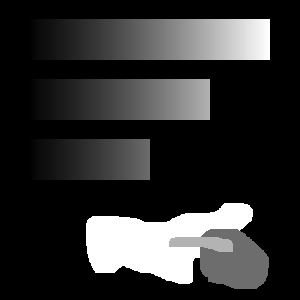
#> input picture images/TestIm2.png, 300 x 300 px
$ jupyter execute --allow-errors 6_Simple_features.ipynb
#> lines starting #> are read from the running program, lines starting #| are printed output that depends on the picture; after the words box and inside, x2 and y2 are one past the last pixel; in counts of white or black regions, pixels touching at a corner belong together
[cell 1]
import numpy as np
import cv2
import matplotlib.pyplot as plt
from scipy.signal import convolve2d
import utilis

# Exercise 6 - Simple features

Solving the correspondance problem in computer vision is done in a three step process:
- Recognize features in each image.
- Recognize patterns of features, that corresponds between each image. So called descriptors.
- Match the descriptors.

In this week we will focus on the features or key points in a single image. What is important is that such features should be recognizable even if the image is rotated, translated or enhanced - so that it is possible to find the same features in multiple images. One such good feature is a corner point, as in a corner the image gradient (describing how the color itensity changes in an area) is changing a lot when moving slightly away from the corner. Similarly edges can be a good, but not as poweful feature. Edges are however a more useful feature in many cases, as they are often required to navigate or detect more advanced structures.

Programming exercise: Harris corner detector

### Harris corner detection

Harris corner detection relies on calculating the "cornerness" of each area of an image, using $c(x,y) = g * \delta I(x,y)^2$. Where g is a gaussian kernel to blurr the image, making it less suseptable to noise, and the delta I is the gradient in a small area around a point x,y.

Using a first order taylor polynomial to approximate the gradient we get the average Hessian matrix: $c(x,y) = \delta^T * C(x,y) * \delta$.

delta is a small vector, representing a small shift away from x,y in any direction. The harrison metric is to look at $r(x,y) = det(C) - k * trace(C) = \lambda _1 \lambda _2 - k*(\lambda _1 + \lambda _2)$, where k is a free parameter, typically 0.06. r(x,y) is ...:
- r > 0: Corners (both large lambdas) - so the gradient moves a lot in both directions.
- r < 0: edges (one lambda big, one small) - so the gradient changes a lot more while moving along one axis then the other.
- Both lambdas small? Typically a flat area/surface.

#### 6.1 Gaussian kernel g

Size of gaussian filter is given by the 3, 4, or 5 sigma rule:
- How far do you want to extend the filter? To capture 100% of gaussian distribution you need (-inf, inf). But if you make it 2 * 5 * sigma (2 since you go on both sides of $\mu$), then you capture 99.7% of the distribution.

[cell 2]
# #smooth the image to reduce noise and avoid detecting false edges.

def gaussian_1D_kernel(sigma, rule=1):
    """
    Returns the 1D Gaussian kernel.

    Args:
        sigma: width of Gaussian kernel
        size (int): number of standard deviations to each side of the mean

    Returns:
        g: 1D Gaussian kernel
        gd: 1D Gaussian kernel derivative
    """
    if sigma == 0:
        return [1], [0]
    x = np.arange(-rule * sigma, rule * sigma + 1)
    g = gaussian(x,sigma)
    g = g / np.sum(g)  # normalize
    gd = gausDerivative(x,sigma)
    return g, gd

def gaussian(x,sigma):
    return np.exp(-x**2 / (2*sigma**2))

def gausDerivative(x,sigma):
    return -(x/sigma)*gaussian(x,sigma)

[cell 3]
sigma = 3
g, gd = gaussian_1D_kernel(sigma)
print(f"Gaussian kernel: {g.shape}\n{g}")
print(f"Gaussian kernel derivative: {gd.shape}\n{gd}")

[cell 4]
# Plotting as line plots
figure, ax = plt.subplots(1, 2, figsize=(10, 5))
ax[0].plot(g)
ax[0].set_title('Gaussian Kernel, g')
ax[1].plot(gd)
ax[1].set_title('Gaussian Kernel Derivative, gd')
plt.show()
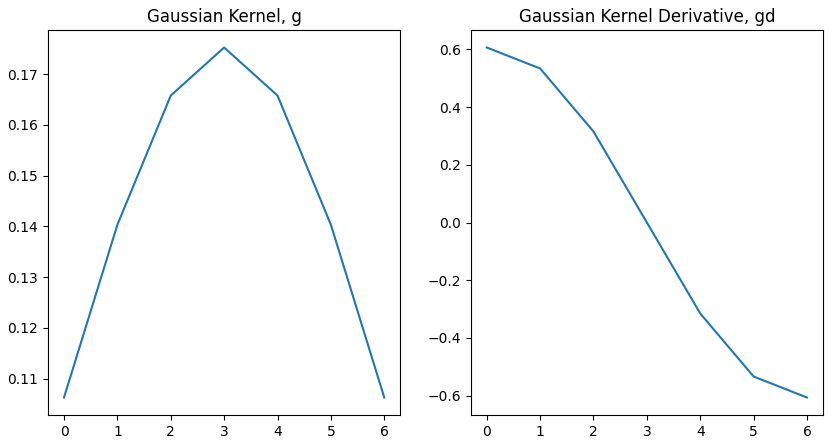
#> figure drawn by matplotlib, 2 panels

#### 6.2 Gaussian smoothing

The fact that gaussian is seperable, we can smooth one direction (x, y) at a time, using the same kernel, or different ones. The end result is not affected by the order of smoothings (commutative).

Getting the derivatives of an image can be done using the gaussian to blurr the image first: to make the image into a nice smooth differentiatable surface, and then using the derivative of the gaussian to differentiate the image. What is differentiating an image? It is to see how quickly the color intensity of the iamge changes in all directions => which is what we gain by using the gx kernel.

[cell 5]
# Apply the Gaussian kernel to the input image
def gaussian_smoothing(im, sigma):
    """
    Smooths the input image with a 1D Gaussian kernel.

    Args:
        im : input image
        sigma : width of Gaussian kernel

    Returns:
        I : smoothed image
        Ix : image derivative in x-direction
        Iy : image derivative in y-direction
    """
    g, gd = gaussian_1D_kernel(sigma)
    I = cv2.sepFilter2D(im, -1, g, g)
    Ix = cv2.sepFilter2D(im, -1, gd, g)
    Iy = cv2.sepFilter2D(im, -1, g, gd)
    return I, Ix, Iy

[cell 6]
im = "images/TestIm2.png"
im = cv2.imread(im, cv2.IMREAD_GRAYSCALE).astype(float)
#> im: shape (300, 300) float64; min 0, max 255, mean 47.6
sigma = 5
I, Ix, Iy = gaussian_smoothing(im, sigma)

# Display images
plt.imshow(I)
plt.title("Smoothed image")
plt.show()

plt.imshow(Ix)
plt.title("Image derivative in x-direction")
plt.show()

plt.imshow(Iy)
plt.title("Image derivative in y-direction")
plt.show()

#### 6.3 Smooth / average hessian

A key component in the Harris corner detection is the smooth hessian of the image. The eigenvalues / dynamics of the hessian matrix gives how quickly the gradient is changing in the different directions.

Now create the function C = structureTensor(im, sigma, epsilon) where and gϵ ∗ . . . is the convolution of a new Gaussian kernel with width epsilon

The structure tensor is a tool used in computer vision to detect corners and edges in images, and it provides information about the direction of edges and the texture of the image region.

calculating the structure tensor at each pixel (x, y) of the image im. The notation involves several operations, including gradients (Ix, Iy for x and y directions, respectively) and Gaussian smoothing (gϵ ∗). The structure tensor for each pixel is a 2x2 matrix obtained from the gradients of the image:

Ix^2, Iy^2, and IxIy are the products of the gradients at each pixel, indicating the intensity change rates in the image.
g_\epsilon represents the Gaussian smoothing with a kernel of width epsilon, applied to smooth the gradient products across the image. This smoothing is crucial for incorporating the local image structure information around each pixel.

[cell 7]
def structure_tensor(im, sigma, epsilon):
    I, Ix, Iy = gaussian_smoothing(im, sigma)

    g_eps, g_eps_d = gaussian_1D_kernel(epsilon)
    Ix_Iy = cv2.sepFilter2D(Ix * Iy, -1, g_eps, g_eps)
    Ix_x = cv2.sepFilter2D(Ix**2, -1, g_eps, g_eps)
    Iy_y = cv2.sepFilter2D(Iy**2, -1, g_eps, g_eps)
    C = np.array([[Ix_x, Ix_Iy],
                  [Ix_Iy, Iy_y]])
    return C

A key component in the Harris corner detection is the smooth hessian of the image. The eigenvalues / dynamics of the hessian matrix gives how quickly the gradient is changing in the different directions.

[cell 8]
im = 'images/TestIm1.png'
im = cv2.imread(im, cv2.IMREAD_GRAYSCALE).astype(float)
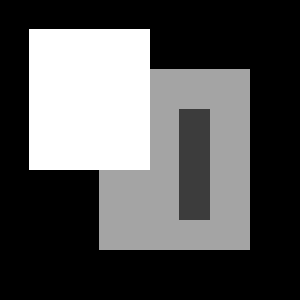
#> input picture images/TestIm1.png, 300 x 300 px
#> im: shape (300, 300) float64; min 0, max 255, mean 84.8
sigma = 4
epsilon = 4
C = structure_tensor(im, sigma, epsilon)

print(f"Structure tensor: {C.shape}")
#| Structure tensor: (2, 2, 300, 300)
# Display images
plt.imshow(C[0, 0])
plt.title("C00, Ix**2")
plt.show()

plt.imshow(C[0, 1])
plt.title("C01, Ix*Iy")
plt.show()

plt.imshow(C[1, 1])
plt.title("C11, Iy**2")
plt.show()

Width and Height of the Image: The first two dimensions correspond to the spatial dimensions of the image, i.e., its width and height. For an image with a resolution of WxH, these dimensions allow you to index any pixel in the image.

Structure Tensor Matrix Size: For each pixel, the structure tensor is a 2x2 matrix, accounting for the changes in the x and y directions. This introduces two more dimensions to store the 2x2 matrix at each pixel location, leading to the four-dimensional shape of C.

Therefore, the shape of C could be described as (Height, Width, 2, 2), where the last two dimensions are used to store the structure tensor matrix for each pixel in the image.

Exercise 6.4
Create the function r = harrisMeasure(im, sigma, epsilon, k) where

[cell 9]
def harris_measure(im, sigma, epsilon, k):
    """
    Computes the Harris measure R(x,y) of the input image.

    Args:
        im : (h,w) input image
        sigma : Gaussian width to compute derivatives
        epsilon : Gaussian width to compute the structure tensor
        k : sensitivity factor

    Returns:
        r : (h,w), Harris measure
    """
    C = structure_tensor(im, sigma, epsilon)
#> call 2 of structure_tensor, with sigma = 2, epsilon = 2
#> in structure_tensor (call 2), `Ix_Iy = cv2.sepFilter2D(Ix * Iy, -1, g_eps, g_eps)`:
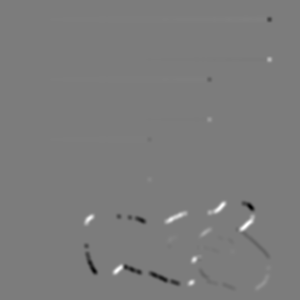
#> Ix_Iy: shape (300, 300) float64; min -19367.9, max 20171.2, mean 1.1; drawn with min black and max white
#> in structure_tensor (call 2), `Iy_y = cv2.sepFilter2D(Iy**2, -1, g_eps, g_eps)`:
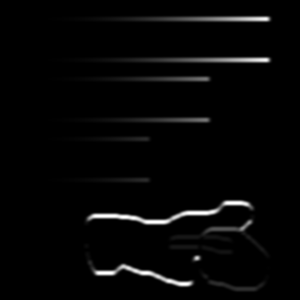
#> Iy_y: shape (300, 300) float64; min 0, max 42735.9, mean 1045.1; drawn with min black and max white
    a = C[0, 0]
    b = C[1, 1]
    c = C[0, 1]
    r = a * b - c**2 - k * (a + b) ** 2
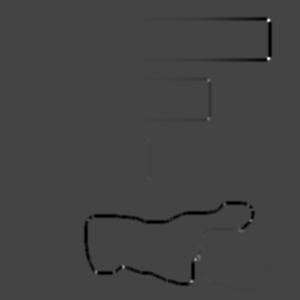
#> r: shape (300, 300) float64; min -109581200.4, max 295790141.7, mean -1643367.1; drawn with min black and max white
    return r

[cell 10]
im = "images/TestIm1.png"
im = cv2.imread(im, cv2.IMREAD_GRAYSCALE).astype(float)

im2 = "images/TestIm2.png"
im2 = cv2.imread(im2, cv2.IMREAD_GRAYSCALE).astype(float)
k = 0.06
r = harris_measure(im2, 2, 2, k)
print(f"r: {r.shape}")
#| r: (300, 300)
# Display images
plt.imshow(r)
plt.title("Harris measure")
plt.show()
# When epsilon is zero, the Gaussian distribution becomes a delta function,
# and the structure tensor becomes a constant tensor. There will not be any
# blurring in place. And the equations will be undefined.

k is a sensitivity factor that influences the detection of corners
epsilon defines the width of the Gaussian kernel for smoothing the gradient products, crucial for integrating local information and achieving noise robustness.

Setting epsilon = 0 effectively means no Gaussian smoothing is applied to the gradient products (Ix2, Iy2, Ixy). This absence of smoothing would result in a high sensitivity to noise and possibly lead to detecting false corners due to minor, irrelevant variations in the gradient data.

#### 6.5 Non max supression

Finally, create the function c = cornerDetector(im, sigma, epsilon, k, tau) where c is a
list of points where r is the local maximum and larger than some relative threshold i.e

[cell 11]
# Ex 6.5
# Corner detection with non-max suppression
def corner_detector(im, sigma, epsilon, tau, k):
    """
    Detects corners in the input image using the Harris measure
    with non-max suprrssion and thresholding.

    Args:
        im : input image
        sigma : Gaussian width to compute derivatives
        epsilon : Gaussian width to compute the structure tensor
        tau : threshold for Harris measure
        k : sensitivity factor

    Returns:
        c : list of corner coordinates
    """
#> called with sigma = 2, epsilon = 2, tau = 1000, k = 0.06
    r = harris_measure(im, sigma, epsilon, k)
    print(f"r: [{r.max():.2f}, {r.min():.2f}], tau = {tau/r.max():.2f}*r.max")
#| r: [295790141.66, -109581200.43], tau = 0.00*r.max

    # Perform 4-neigbourhood non-max suppression
    c = []
    for i in range(1, r.shape[0] - 1):
        for j in range(1, r.shape[1] - 1):
            if (
                r[i, j] > r[i + 1, j]
                and r[i, j] >= r[i - 1, j]
                and r[i, j] > r[i, j + 1]
                and r[i, j] >= r[i, j - 1]
                and r[i, j] > tau
            ):  # Threshold
                c.append([i, j])
    return c

[cell 12]
# For TestIm2.png, the r-values are very high at the perfect corners.
# That's why the threshold is set below the recommended 0.1*r.max
im = 'images/TestIm2.png'
im = cv2.imread(im, cv2.IMREAD_GRAYSCALE).astype(float)
tau = 1000
print(tau)
c = corner_detector(im, 2, 2, tau, 0.06)
#> c = 38 pairs, first value 20 to 288, second value 88 to 268
print(f"{len(c)} corners found.")
#| 38 corners found.
print(c)
#> (printed output is left out)

# Display corners
plt.imshow(im)
for pt in c:
    plt.plot(pt[1], pt[0], "r.")
#> this loop made 38 passes
#> pt on passes 1 to 12: [20, 268], [58, 268], [80, 208], [118, 208], [140, 148], [178, 148], [204, 224], [205, 248], [206, 247], [209, 252], [210, 250], [220, 88]
plt.show()
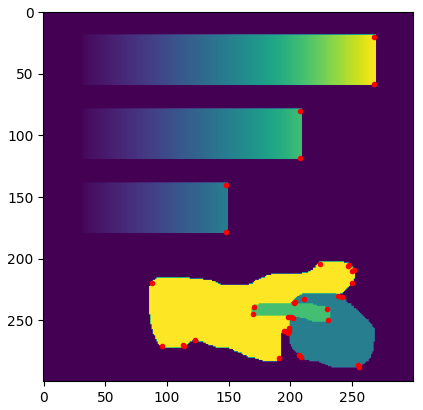
#> figure drawn by matplotlib, 1 panel

### Canny edge detection

Just like many other imaging operations the Canny edge detector is available in both Matlab and \
OpenCV. Instead of implementing it ourselves, let us start using someone else’s implementation.

#### 6.6 Testing Canny

[cell 13]
# Canny edge detector

im1 = cv2.imread("images/TestIm1.png", cv2.IMREAD_GRAYSCALE)
#> im1 is the input picture: shape (300, 300); min 0, max 255, mean 84.8
# plt.imshow(im1)
# plt.show()

# Loading astype(float) does not work for canny edge
t1 = 0
t2 = 10
edges_1 = cv2.Canny(im1, t1, t2)
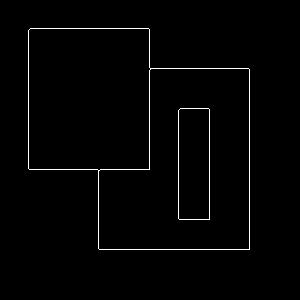
#> edges_1: shape (300, 300); 1.5% white in thin lines or dots, all inside (x1, y1, x2, y2) = (28, 28, 250, 250)
plt.suptitle(
    "Canny Edge Detection, TestIm1", y=0.8
)  # y controls title position
plt.subplot(121), plt.imshow(im1, cmap="gray")
plt.subplot(122), plt.imshow(edges_1)
plt.show()

im2 = cv2.imread("images/TestIm2.png", cv2.IMREAD_GRAYSCALE)
#> im2 is the input picture: shape (300, 300); min 0, max 255, mean 47.6
edges_2 = cv2.Canny(im2, t1, t2)
#> edges_2: shape (300, 300); 5.7% white in thin lines or dots, all inside (x1, y1, x2, y2) = (31, 19, 271, 289)
plt.suptitle("Canny Edge Detection, TestIm2", y=0.8)
plt.subplot(121), plt.imshow(im2, cmap="gray")
plt.subplot(122), plt.imshow(edges_2)
plt.show()

#### 6.7 What is the effect of the threshold parameter?

The thresholds decides which of all edges are really edges and which are not. For this, we need two threshold values, minVal and maxVal. Any edges with intensity gradient more than maxVal are sure to be edges and those below minVal are sure to be non-edges, so discarded. Those who lie between these two thresholds are classified edges or non-edges based on their connectivity. If they are connected to "sure-edge" pixels, they are considered to be part of edges. Otherwise, they are also discarded.

[cell 14]
edges_1 = cv2.Canny(im2, 0, 10) # All above 10 are concidered edges, and all others are also edges if they are connected!
edges_2 = cv2.Canny(im2, 100, 100) # All above 100 are edges, all below are not.
#> edges_2: shape (300, 300); 2% white in thin lines or dots, all inside (x1, y1, x2, y2) = (60, 19, 271, 289)
edges_3 = cv2.Canny(im2, 10, 50) # All below 30 are not, all above 50 are, all in between are edges if connected.
print(len(edges_3))
#| 300
fig, ax = plt.subplots(nrows=2, ncols=2, figsize=(12,12))
ax[0, 0].imshow(im2, cmap="gray")
ax[0, 1].imshow(edges_1, cmap="gray")
ax[1, 0].imshow(edges_2, cmap="gray")
ax[1, 1].imshow(edges_3, cmap="gray")

*Low threshold*: This value sets the lower bound for edge detection. Gradients weaker than this threshold are ignored. This means that any pixel intensity gradient less than the low threshold is considered not to be an edge, and thus ignored in the final edge map.

*High threshold*: This value sets the upper bound for edge detection. Any gradient value higher than this threshold is sure to be an edge. Gradients stronger than the high threshold are considered strong edges.
The effect of these threshold parameters can be summarized as follows:

*High threshold setting*:
If the high threshold is set very high, fewer edges will be detected as only the most pronounced edges will be recognized.
A too high threshold may result in significant information loss, where some important edge details might be missed.

*Low threshold setting*:
If the low threshold is set too low, the algorithm will classify many points in the image as edges, including noise and color variations that are not true edges.
A too low threshold can make the final image noisy and cluttered with many unwanted edges.

The relationship between the low and high threshold is typically maintained with a ratio often in the range of 1:2 or 1:3. For example, if the high threshold is set to 150, the low threshold might be set to 50. This ratio helps in maintaining a balance to detect strong edges while suppressing noise.

[cell 15]
# [46 lines left out: functions cross_correlation, extract_patch, not called in this run]

# Load and preprocess an example image
image = cv2.imread('ex_11_Visual_Odometry/sequence/000002.png', cv2.IMREAD_GRAYSCALE)
#> (the rest of this cell did not finish here and is left out)

[cell 16]
def harris_corner_detection(image, block_size=2, ksize=3, k=0.04):
    """
    Detects corners in an image using the Harris corner detection algorithm.

    Parameters:
    - image: Input image in BGR format.
    - block_size: Size of the neighborhood considered for corner detection.
    - ksize: Aperture parameter of the Sobel derivative used.
    - k: Harris detector free parameter.

    Returns:
    - image_with_corners: Image with detected corners marked in red.
    - num_corners: Number of detected corners.
    """
#> called with block_size = 2, ksize = 3, k = 0.04
    gray = cv2.cvtColor(image, cv2.COLOR_BGR2GRAY)
    gray = np.float32(gray)
    dst = cv2.cornerHarris(gray, block_size, ksize, k)
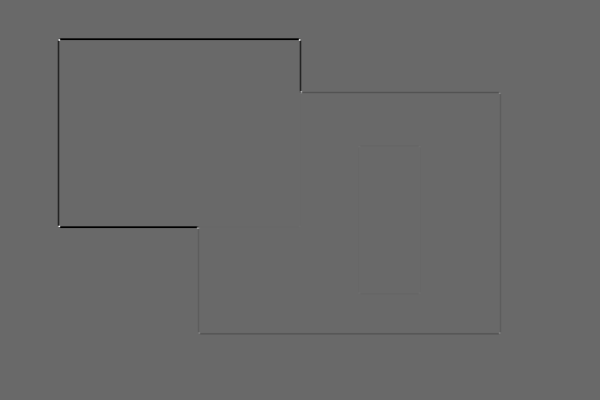
#> dst: shape (400, 600) float32; min -81551736, max 114869152, mean -384788.4; drawn with min black and max white
    dst = cv2.dilate(dst, None)
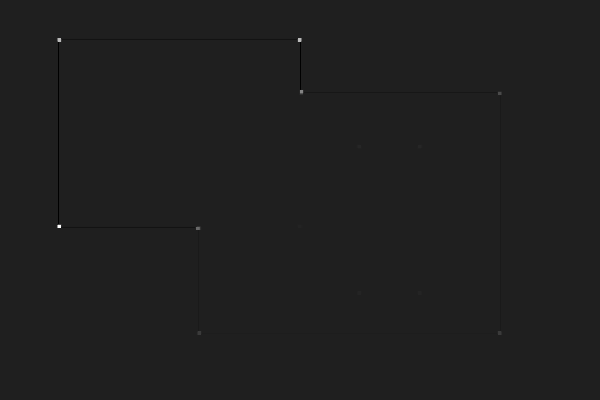
#> dst: shape (400, 600) float32; min -16464929, max 114869152, mean -14344.8; drawn with min black and max white

    # Threshold for an optimal value, it may vary depending on the image
    threshold = 0.01 * dst.max()
#> threshold = 1148691.5
    corners = np.where(dst > threshold)
#> corners = 209 positions, rows 38 to 334, columns 57 to 501

    # Mark corners in red
    image[dst > threshold] = [0, 0, 255]
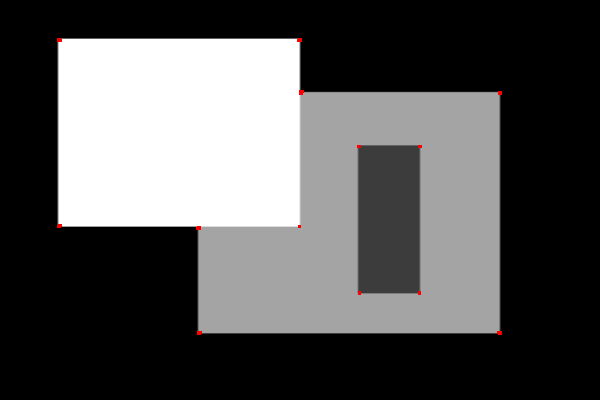
#> image: shape (400, 600, 3); mean of channels 0, 1, 2 84.7, 84.7, 84.9; drawn as B, G, R

    num_corners = len(corners[0])
#> num_corners = 209

    print(f"Number of corners detected: {num_corners}")
#| Number of corners detected: 209
    return image, num_corners

# Load image
image = cv2.imread('images/TestIm1.png')
image = cv2.resize(image, (600, 400))

# Detect Harris corners
harris_corners, num_corners = harris_corner_detection(image.copy())
#> num_corners = 209

# Show the result
plt.imshow(cv2.cvtColor(harris_corners, cv2.COLOR_BGR2RGB))
plt.title('Harris Corner Detection')
plt.show()
